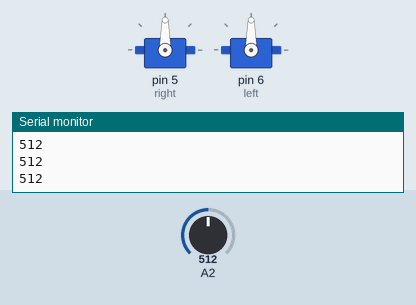
A sketch run on a simulated Arduino Uno, built with avr-gcc and run on an emulated ATmega328P. Parts: 2 × servo, the last lines printed to the serial monitor. The inputs (shaded band) are chosen by the test bench; at power-on: A2 = 512.

Above: at 1.2 s.
1.3 s: A2 set to 792
2.8 s: A2 set to 807
At 3.26 s:
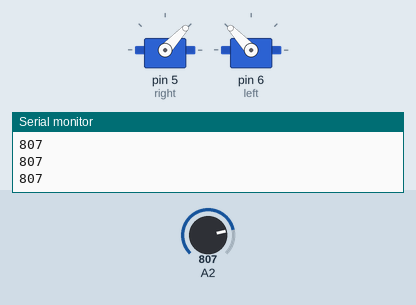
At 4.1 s:
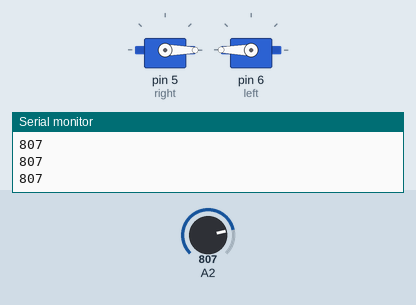
5.2 s: A2 set to 790
6.7 s: A2 set to 810
At 8.9 s:
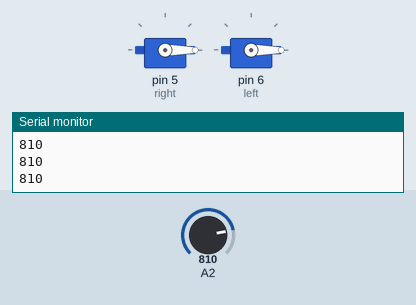
9.7 s: A2 set to 716
11.2 s: A2 set to 900
At 13.0 s:
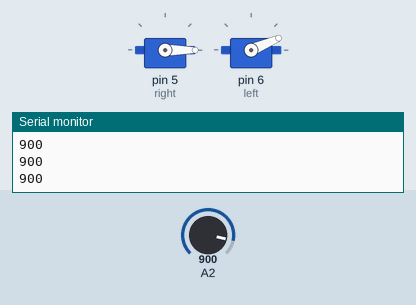
Timing chart, 0 to 18.5 s (numbered marks = the images above; inputs shaded):
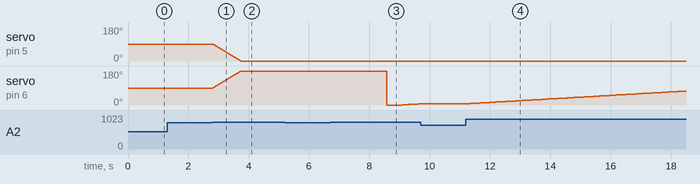

Measured:
- the behaviour switches between 800 and 801 on A2 (found by bisection; images 0 and 1)
- after the input at 2.8 s, servo on pin 5 (right): moves from 90° to 0° over 0.93 s, starting at once; servo on pin 6 (left): moves from 90° to 180° over 0.93 s, starting at once
- after the input at 6.7 s, servo on pin 6 (left): 180° → 0° after 1.9 s, → 1° 0.52 s later, → 2° 0.10 s later, → 3° 0.10 s later, … (7 changes in this stretch)
- after the input at 9.7 s, servo on pin 6 (left): stays 6° (without the input it goes to 7° after 0.04 s)
- after the input at 11.2 s, servo on pin 6 (left): moves from 6° to 74° over 7.2 s, starting at once

The sketch:

frontlegs_2.ino
```cpp
// a walking cycle?

#include <Servo.h>      // include the servo library

Servo right;
Servo left;

int angle = 90;
int limit = 45;

boolean start = true;
boolean offset = false;

int d = 250;

void setup() {
  Serial.begin(9600);       // initialize serial communications

  right.attach(5);
  left.attach(6);
}

void loop()
{

  if (start) {
    left.write(90);
    right.write(90);
    start = false;
  }

  int inputFront = analogRead(A2);
  Serial.println(inputFront);
  if (inputFront > 800) {
    if (angle < angle + limit) {
      angle += 1;
    } else if (inputFront < 200) {
      angle -= 1;
    }
  }


  if ( Serial.available()) {
    char ch = Serial.read();

    switch(ch) {
    case 'w':
      if (angle < angle + limit) {
        angle += 1;
      }
      break;
    case 's':
      if (angle > limit) {
        angle -= 1;
      }
      break;
    }
  }


  left.write(angle);
  right.write(180-angle);


  delay(10);


}
```
